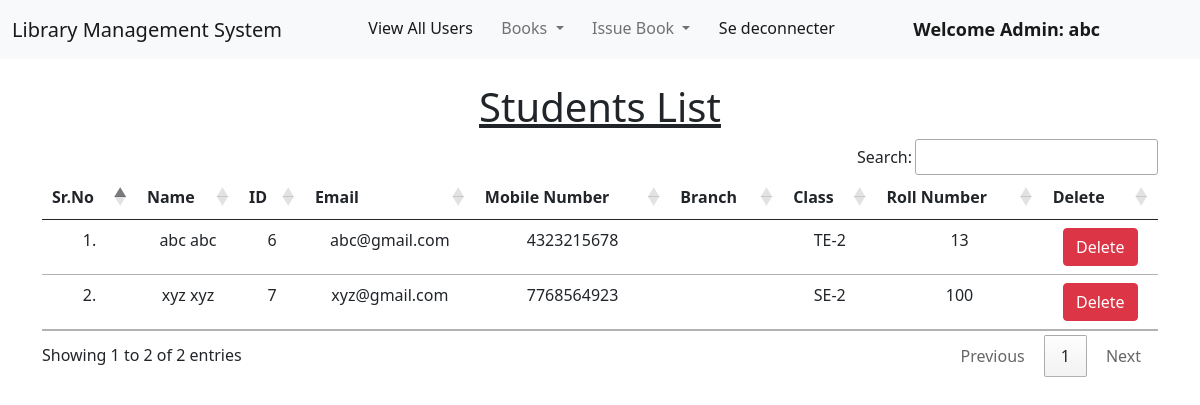
Page /view_students/ (signed in) on the committed database.
### library/models.py (models this page shows, shortened)
class Student(models.Model):
    user = models.OneToOneField(User, on_delete=models.CASCADE)
    classroom = models.CharField(max_length=10)
    status = models.CharField(max_length=10)
    roll_no = models.CharField(max_length=3, blank=True)
    phone = models.CharField(max_length=10, blank=True)
    image = models.ImageField(upload_to="", blank=True)

### library/views.py (the view)
# urls.py: path("view_students/", views.view_students, name="view_students"),
@login_required(login_url = '/admin_login')
def view_students(request):
    students = Student.objects.all()
    return render(request, "view_students.html", {'students':students})

### library/templates/view_students.html (shortened to what this page needs)
{% extends 'admin_navbar.html' %}
{% load static %}
{% block body %}
<div class="container mt-4">
    <h1 class="text-center"><u>Students List</u></h1>
    <table class="table table-hover" id="example">
        <thead>
            <tr class="text-center">
                <th>Sr.No</th>
                <th>Name</th>
                <th>ID</th>
                <th>Email</th>
                <th>Mobile Number</th>
                <th>Branch</th>
                <th>Class</th>
                <th>Roll Number</th>
                <th>Delete</th>
            </tr>
        </thead>
        <tbody>
            {% for student in students %}
            <tr class="text-center">
                <td>{{forloop.counter}}.</td>
                <td>{{student.user.get_full_name}}</td>
                <td>{{student.user.id}}</td>
                <td>{{student.user.email}}</td>
                <td>{{student.phone}}</td>
                <td>{{student.branch}}</td>
                <td>{{student.classroom}}</td>
                <td>{{student.roll_no}}</td>
                <td><a href="/delete_student/{{student.id}}/" class="btn btn-danger" onclick="return confirm('Are you sure you want to delete this student?')">Delete</a></td>
            </tr>
            {% endfor %}
        </tbody>
    </table>
    </div>
{% endblock %}

### library/templates/admin_navbar.html (shortened to what this page needs)
<!doctype html>
<html lang="fr">
  <head>
    <link href="https://cdn.jsdelivr.net/npm/bootstrap@5.1.0/dist/css/bootstrap.min.css" rel="stylesheet">
    <link rel="stylesheet" href="https://cdn.datatables.net/1.10.25/css/jquery.dataTables.min.css">
    <link rel="stylesheet" href="https://cdn.datatables.net/buttons/1.7.1/css/buttons.dataTables.min.css">
  </head>
  <body>
    <nav class="navbar navbar-expand-lg navbar-light bg-light">
        <div class="container-fluid">
          <a class="navbar-brand" href="#">Library Management System</a>
          <div class="collapse navbar-collapse" id="navbarSupportedContent">
            <ul class="navbar-nav me-auto mb-2 mb-lg-0">
              <li class="nav-item">
                <a class="nav-link active" aria-current="page" href="/view_students/">View All Users</a>
              </li>
              <li class="nav-item dropdown">
                <a class="nav-link dropdown-toggle" href="#" id="navbarDropdown" role="button" data-bs-toggle="dropdown" aria-expanded="false">
                  Books
                </a>
              </li>
              <li class="nav-item dropdown">
                <a class="nav-link dropdown-toggle" href="#" id="navbarDropdown" role="button" data-bs-toggle="dropdown" aria-expanded="false">
                  Issue Book
                </a>
              </li>
              <li class="nav-item">
                <a class="nav-link active" aria-current="page" href="/logout/">Se deconnecter</a>
              </li>
              <li class="nav-item">
                <a style="font-weight:600; font-family:'Segoe UI', Tahoma, Geneva, Verdana, sans-serif; font-size: large;" class="nav-link active" href="#">Welcome Admin: {{request.user}}</a>
              </li>
            </ul>
          </div>
        </div>
      </nav>
      {% block body %}
      {% endblock %}
  </body>
</html>

### rows in the picture
Student: user.get_full_name "abc abc", user.id "6", user.email "abc@gmail.com", phone "4323215678", classroom "TE-2", roll_no "13"
Student: user.get_full_name "xyz xyz", user.id "7", user.email "xyz@gmail.com", phone "7768564923", classroom "SE-2", roll_no "100"

### other values in the picture
{{ request.user }} "abc"
